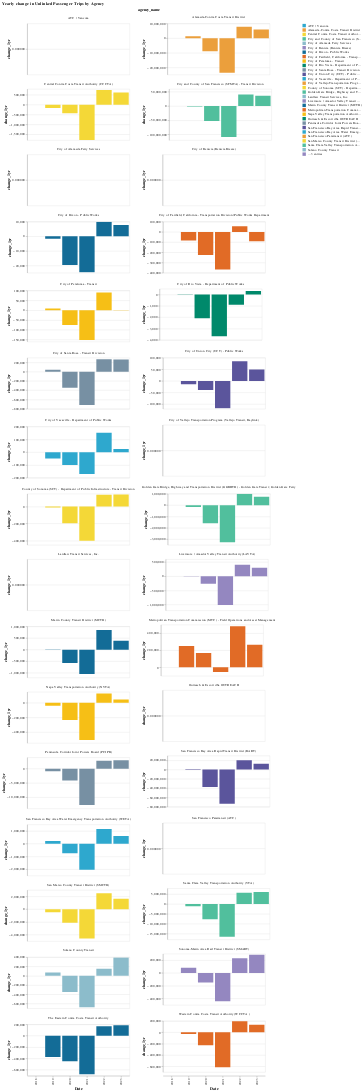

The cell this chart's notebook holds for it:
### Code cell
make_bar_chart(
    by_agency_long, 
    y_col = "change_1yr", 
    color_col = "agency_name",
    title= "Yearly Change in Unlinked Passenger Trips by Agency"
)

### Figure 1 — Vega-Lite specification as saved in the notebook (floating-point values rounded to 4 significant figures; data arrays with more than 128 entries replaced by an {"elided": "..."} marker saying what was removed)
{"config": {"view": {"continuousWidth": 300, "continuousHeight": 300}}, "data": {"name": "data-8391bf88c6fd9cf4a8d7bade6b47ec7c"}, "facet": {"field": "agency_name", "type": "nominal"}, "spec": {"mark": {"type": "bar"}, "encoding": {"color": {"field": "agency_name", "scale": {"range": ["#2EA8CE", "#EB9F3C", "#F4D837", "#51BF9D", "#8CBCCB", "#9487C0", "#136C97", "#E16B26", "#F6BF16", "#00896B", "#7790A3", "#5B559C"]}, "title": "", "type": "nominal"}, "tooltip": [{"field": "year", "type": "nominal"}, {"field": "change_1yr", "type": "quantitative"}, {"field": "agency_name", "type": "nominal"}, {"field": "RTPA", "type": "nominal"}], "x": {"field": "year", "title": "Date", "type": "ordinal"}, "y": {"field": "change_1yr", "title": "change_1yr", "type": "quantitative"}}, "height": 150, "name": "view_10", "width": 300}, "columns": 2, "params": [{"name": "param_11", "select": {"type": "interval", "encodings": ["x", "y"]}, "bind": "scales", "views": ["view_10"]}], "resolve": {"scale": {"x": "shared", "y": "independent"}}, "title": "Yearly change in Unlinked Passenger Trips by Agency", "$schema": "https://vega.github.io/schema/vega-lite/v5.20.1.json", "datasets": {"data-8391bf88c6fd9cf4a8d7bade6b47ec7c": {"elided": "192 records"}}}
